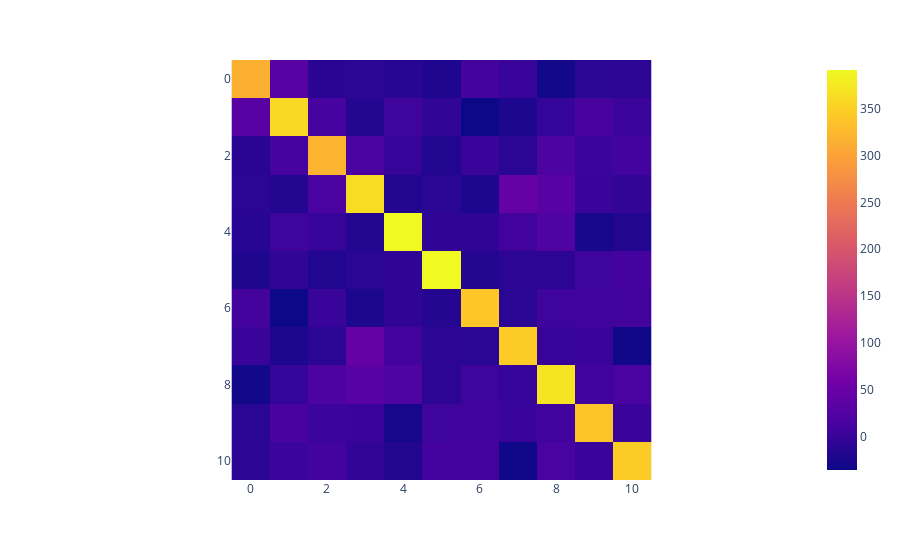

The notebook cell saved with this chart:
### Code cell
import plotly.express as px

similarity = []

for x in pos_embedding:
    row = []
    for y in pos_embedding:
        row.append(np.dot(x, y))
    similarity.append(row)

px.imshow(similarity)

### Figure 1 — Plotly figure (JSON) as saved in the notebook; plotly's stock layout.template omitted (floating-point values rounded to 4 significant figures)
{"data": [{"coloraxis": "coloraxis", "hovertemplate": "x: %{x}<br>y: %{y}<br>color: %{z}<extra></extra>", "name": "0", "type": "heatmap", "xaxis": "x", "yaxis": "y", "z": [[314.8, 31.86, -11.66, -11.27, -15.12, -21.44, 10.54, -0.3385, -30.88, -12.35, -10.36], [31.86, 358.5, 11.16, -16.45, 5.145, -5.638, -35.91, -22.29, -3.022, 13.18, 2.77], [-11.66, 11.16, 319.0, 16.29, -0.6285, -19.37, -0.09558, -12.99, 17.93, 2.714, 8.815], [-11.27, -16.45, 16.29, 361.8, -17.9, -12.6, -22.39, 43.39, 32.53, 0.3344, -4.522], [-15.12, 5.145, -0.6285, -17.9, 390.9, -6.68, -6.46, 8.131, 20.96, -27.44, -17.6], [-21.44, -5.638, -19.37, -12.6, -6.68, 391.3, -16.65, -9.438, -9.131, 5.059, 10.11], [10.54, -35.91, -0.09558, -22.39, -6.46, -16.65, 341.5, -12.53, 4.971, 6.183, 7.81], [-0.3385, -22.29, -12.99, 43.39, 8.131, -9.438, -12.53, 345.0, -2.086, 0.07942, -32.57], [-30.88, -3.022, 17.93, 32.53, 20.96, -9.131, 4.971, -2.086, 369.8, 7.785, 14.5], [-12.35, 13.18, 2.714, 0.3344, -27.44, 5.059, 6.183, 0.07942, 7.785, 337.0, 1.168], [-10.36, 2.77, 8.815, -4.522, -17.6, 10.11, 7.81, -32.57, 14.5, 1.168, 345.9]]}], "layout": {"coloraxis": {"colorscale": [[0, "#0d0887"], [0.1111, "#46039f"], [0.2222, "#7201a8"], [0.3333, "#9c179e"], [0.4444, "#bd3786"], [0.5556, "#d8576b"], [0.6667, "#ed7953"], [0.7778, "#fb9f3a"], [0.8889, "#fdca26"], [1, "#f0f921"]]}, "margin": {"t": 60}, "xaxis": {"anchor": "y", "constrain": "domain", "domain": [0, 1], "scaleanchor": "y"}, "yaxis": {"anchor": "x", "autorange": "reversed", "constrain": "domain", "domain": [0, 1]}}}
